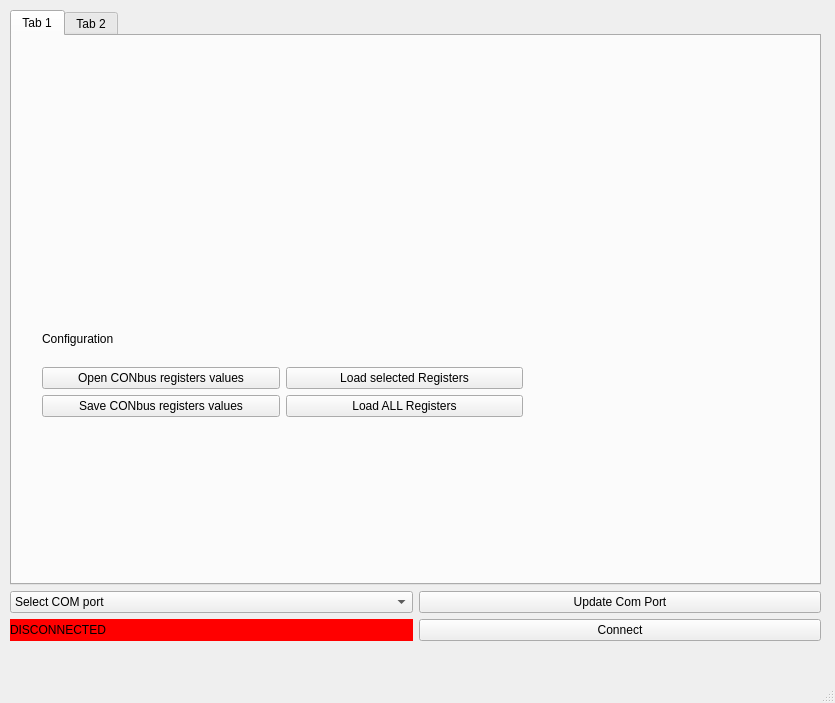
<?xml version="1.0" encoding="UTF-8"?>
<ui version="4.0">
 <class>MainWindow</class>
 <widget class="QMainWindow" name="MainWindow">
  <property name="geometry">
   <rect>
    <x>0</x>
    <y>0</y>
    <width>835</width>
    <height>703</height>
   </rect>
  </property>
  <property name="windowTitle">
   <string>MainWindow</string>
  </property>
  <widget class="QWidget" name="centralwidget">
   <widget class="QWidget" name="">
    <property name="geometry">
     <rect>
      <x>10</x>
      <y>10</y>
      <width>811</width>
      <height>631</height>
     </rect>
    </property>
    <layout class="QGridLayout" name="gridLayout_3" rowstretch="1,0">
     <item row="0" column="0">
      <widget class="QTabWidget" name="tabWidget">
       <widget class="QWidget" name="tab">
        <attribute name="title">
         <string>Tab 1</string>
        </attribute>
        <widget class="QWidget" name="">
         <property name="geometry">
          <rect>
           <x>30</x>
           <y>280</y>
           <width>481</width>
           <height>101</height>
          </rect>
         </property>
         <layout class="QGridLayout" name="gridLayout">
          <item row="2" column="0">
           <widget class="QPushButton" name="saveConfigButton_2">
            <property name="text">
             <string>Save CONbus registers values</string>
            </property>
           </widget>
          </item>
          <item row="0" column="0">
           <widget class="QLabel" name="label">
            <property name="text">
             <string>Configuration</string>
            </property>
           </widget>
          </item>
          <item row="1" column="0">
           <widget class="QPushButton" name="loadConfigButton_2">
            <property name="text">
             <string>Open CONbus registers values</string>
            </property>
           </widget>
          </item>
          <item row="1" column="1">
           <widget class="QPushButton" name="loadConfigButton_3">
            <property name="text">
             <string>Load selected Registers</string>
            </property>
           </widget>
          </item>
          <item row="2" column="1">
           <widget class="QPushButton" name="saveConfigButton_3">
            <property name="text">
             <string>Load ALL Registers</string>
            </property>
           </widget>
          </item>
         </layout>
        </widget>
       </widget>
       <widget class="QWidget" name="tab_2">
        <attribute name="title">
         <string>Tab 2</string>
        </attribute>
       </widget>
      </widget>
     </item>
     <item row="1" column="0">
      <layout class="QGridLayout" name="gridLayout_2">
       <item row="1" column="0">
        <widget class="QLabel" name="label_2">
         <property name="autoFillBackground">
          <bool>false</bool>
         </property>
         <property name="styleSheet">
          <string notr="true">background-color: rgb(255, 0, 0);</string>
         </property>
         <property name="text">
          <string>DISCONNECTED</string>
         </property>
        </widget>
       </item>
       <item row="0" column="0">
        <widget class="QComboBox" name="comboBox">
         <item>
          <property name="text">
           <string>Select COM port</string>
          </property>
         </item>
        </widget>
       </item>
       <item row="0" column="1">
        <widget class="QPushButton" name="pushButton">
         <property name="text">
          <string>Update Com Port</string>
         </property>
        </widget>
       </item>
       <item row="1" column="1">
        <widget class="QPushButton" name="pushButton_2">
         <property name="text">
          <string>Connect</string>
         </property>
        </widget>
       </item>
      </layout>
     </item>
    </layout>
   </widget>
  </widget>
  <widget class="QMenuBar" name="menubar">
   <property name="geometry">
    <rect>
     <x>0</x>
     <y>0</y>
     <width>835</width>
     <height>26</height>
    </rect>
   </property>
  </widget>
  <widget class="QStatusBar" name="statusbar"/>
 </widget>
 <resources/>
 <connections/>
</ui>
